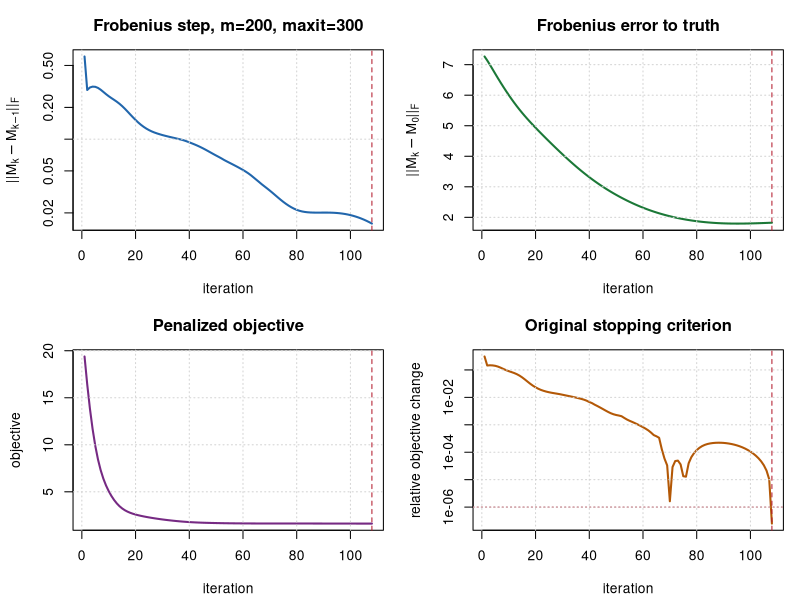
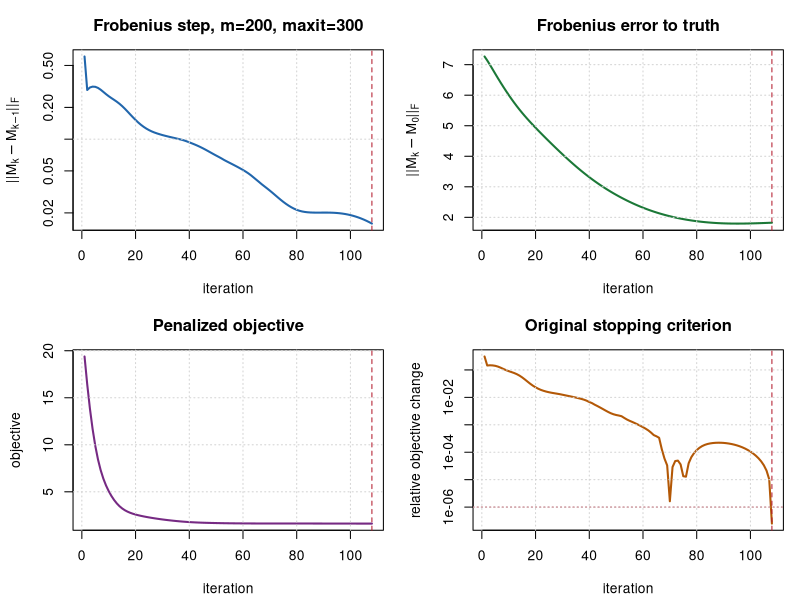

These figures' R source, in order:
# Trace nuclear_norm_initial convergence for the default maxit=300 setting.
#
# This standalone smoke test mirrors the proximal-gradient/FISTA loop used by
# nuclear_norm_initial() in
# simulation2_rank2_signal64_single_target3_scaledgd_multi_methods_unifdbsp_uniformcache_conditional_parallel_linear.R.
# It records per-iteration Frobenius diagnostics without sourcing the main
# simulation file, because that file runs the full simulation at load time.
#
# Outputs:
#   nuclear_norm_initial_convergence_history.csv
#   nuclear_norm_initial_convergence_summary.csv
#   config.txt
#   figures/fig_nuclear_norm_initial_convergence.pdf
#   figures/fig_nuclear_norm_initial_convergence.png
#
# Example:
#   Rscript R/test_nuclear_norm_initial_convergence.R
#   Rscript R/test_nuclear_norm_initial_convergence.R --sample-size=800 --nuclear-maxit=300

options(stringsAsFactors = FALSE)

args <- commandArgs(trailingOnly = TRUE)

get_arg <- function(name, default = NULL) {
  hit <- grep(paste0("^--", name, "="), args, value = TRUE)
  if (length(hit) == 0L) return(default)
  sub(paste0("^--", name, "="), "", hit[length(hit)])
}

parse_numeric_grid <- function(value) {
  out <- as.numeric(strsplit(value, ",", fixed = TRUE)[[1]])
  if (length(out) == 0L || any(!is.finite(out))) stop("Invalid numeric grid: ", value)
  out
}

mat_fnorm <- function(A) sqrt(sum(A * A))

ar1_cov <- function(d, rho) {
  idx <- seq_len(d)
  outer(idx, idx, function(i, j) rho^abs(i - j))
}

exchangeable_cov <- function(d, rho) {
  (1 - rho) * diag(d) + rho * matrix(1, d, d)
}

rand_orth <- function(n, k) {
  qr.Q(qr(matrix(rnorm(n * k), n, k)))[, seq_len(k), drop = FALSE]
}

make_truth <- function(p, q, rank0, signal) {
  U <- rand_orth(p, rank0)
  V <- rand_orth(q, rank0)
  if (length(signal) < rank0) {
    signal <- seq(signal[1], signal[1] * 0.7, length.out = rank0)
  }
  D <- diag(signal[seq_len(rank0)], nrow = rank0)
  list(M0 = U %*% D %*% t(V), U0 = U, V0 = V, D0 = D)
}

make_design_objects <- function(cfg) {
  Sigmap_raw <- if (cfg$design == "isotropic") diag(cfg$p) else ar1_cov(cfg$p, cfg$rho_p)
  Sigmaq_raw <- if (cfg$design == "isotropic") diag(cfg$q) else exchangeable_cov(cfg$q, cfg$rho_q)
  list(
    Sigmap = cfg$cov_scale * Sigmap_raw,
    Sigmaq = cfg$cov_scale * Sigmaq_raw,
    Sigmap_raw = Sigmap_raw,
    Sigmaq_raw = Sigmaq_raw
  )
}

make_xmat <- function(n, p, q, Sigmap, Sigmaq) {
  z <- matrix(rnorm(n * p * q), n, p * q)
  K <- kronecker(chol(Sigmaq), chol(Sigmap))
  z %*% K
}

generate_data <- function(n, truth, cfg, Sigmap, Sigmaq) {
  beta0 <- as.vector(truth$M0)
  xmat <- make_xmat(n, cfg$p, cfg$q, Sigmap, Sigmaq)
  eps <- cfg$sigma * rnorm(n)
  y <- as.vector(xmat %*% beta0 + eps)
  list(xmat = xmat, y = y, eps = eps)
}

svd_soft_threshold <- function(M, tau) {
  S <- svd(M)
  d <- pmax(S$d - tau, 0)
  keep <- which(d > 0)
  if (length(keep) == 0L) return(matrix(0, nrow(M), ncol(M)))
  S$u[, keep, drop = FALSE] %*% diag(d[keep], nrow = length(keep)) %*%
    t(S$v[, keep, drop = FALSE])
}

nuclear_norm_value <- function(M) {
  sum(svd(M, nu = 0, nv = 0)$d)
}

nuclear_ls_objective <- function(M, xmat, y, lambda) {
  resid <- as.vector(xmat %*% as.vector(M) - y)
  0.5 * mean(resid^2) + lambda * nuclear_norm_value(M)
}

estimate_lipschitz_ls <- function(xmat) {
  G <- crossprod(xmat) / nrow(xmat)
  L <- max(eigen((G + t(G)) / 2, symmetric = TRUE, only.values = TRUE)$values)
  if (!is.finite(L) || L <= 0) L <- 1
  L
}

rank_truncate <- function(M, rank0) {
  S <- svd(M, nu = rank0, nv = rank0)
  U <- S$u[, seq_len(rank0), drop = FALSE]
  V <- S$v[, seq_len(rank0), drop = FALSE]
  D <- diag(S$d[seq_len(rank0)], nrow = rank0)
  U %*% D %*% t(V)
}

nuclear_norm_initial_trace <- function(xmat, y, p, q, sigma, M_truth = NULL,
                                       lambda = "auto", lambda_factor = 1.0,
                                       maxit = 300, tol = 1e-6) {
  m <- nrow(xmat)
  if (lambda == "auto") {
    lambda_value <- lambda_factor * sigma * sqrt((p + q) / m)
  } else {
    lambda_value <- as.numeric(lambda)
    if (!is.finite(lambda_value) || lambda_value < 0) {
      stop("--nuclear-lambda must be 'auto' or a nonnegative number.")
    }
  }

  L <- estimate_lipschitz_ls(xmat)
  M_old <- matrix(0, p, q)
  Y <- M_old
  t_old <- 1
  obj_old <- nuclear_ls_objective(M_old, xmat, y, lambda_value)
  truth_norm <- if (is.null(M_truth)) NA_real_ else max(mat_fnorm(M_truth), .Machine$double.eps)
  history <- vector("list", maxit)
  converged <- FALSE
  iter <- 0L

  for (iter in seq_len(maxit)) {
    resid <- as.vector(xmat %*% as.vector(Y) - y)
    grad <- matrix(crossprod(xmat, resid) / m, p, q)
    M_new <- svd_soft_threshold(Y - grad / L, lambda_value / L)
    obj_new <- nuclear_ls_objective(M_new, xmat, y, lambda_value)

    rel_change <- abs(obj_old - obj_new) / (1 + abs(obj_old))
    step_frob <- mat_fnorm(M_new - M_old)
    rel_step_frob <- step_frob / (1 + mat_fnorm(M_old))
    truth_frob <- if (is.null(M_truth)) NA_real_ else mat_fnorm(M_new - M_truth)
    rel_truth_frob <- if (is.null(M_truth)) NA_real_ else truth_frob / truth_norm
    truth_mse <- if (is.null(M_truth)) NA_real_ else mean((M_new - M_truth)^2)
    svals <- svd(M_new, nu = 0, nv = 0)$d

    history[[iter]] <- data.frame(
      iter = iter,
      objective = obj_new,
      rel_objective_change = rel_change,
      step_frob = step_frob,
      rel_step_frob = rel_step_frob,
      truth_frob = truth_frob,
      rel_truth_frob = rel_truth_frob,
      truth_matrix_mse = truth_mse,
      rank_1e8 = sum(svals > 1e-8),
      rank_1e4 = sum(svals > 1e-4),
      converged = FALSE
    )

    if (is.finite(rel_change) && rel_change < tol) {
      converged <- TRUE
      history[[iter]]$converged <- TRUE
      M_old <- M_new
      obj_old <- obj_new
      break
    }

    t_new <- (1 + sqrt(1 + 4 * t_old^2)) / 2
    Y <- M_new + ((t_old - 1) / t_new) * (M_new - M_old)
    M_old <- M_new
    t_old <- t_new
    obj_old <- obj_new
  }

  history <- do.call(rbind, history[seq_len(iter)])
  svals <- svd(M_old, nu = 0, nv = 0)$d
  list(
    M = M_old,
    lambda = lambda_value,
    lipschitz = L,
    iter = iter,
    converged = converged,
    objective = obj_old,
    history = history,
    rank_1e8 = sum(svals > 1e-8),
    rank_1e4 = sum(svals > 1e-4),
    singular_values = svals
  )
}

plot_convergence <- function(history, cfg, fit, pdf_file, png_file) {
  draw <- function() {
    op <- par(mfrow = c(2, 2), mar = c(4.2, 4.4, 3.0, 1.0))
    on.exit(par(op), add = TRUE)

    main_suffix <- paste0("m=", cfg$sample_size, ", maxit=", cfg$nuclear_maxit)
    stop_iter <- if (fit$converged) fit$iter else NA_integer_

    plot(history$iter, pmax(history$step_frob, .Machine$double.eps),
         type = "l", log = "y", lwd = 2, col = "#2166AC",
         xlab = "iteration", ylab = expression("||" * M[k] - M[k-1] * "||"[F]),
         main = paste("Frobenius step,", main_suffix))
    grid()
    if (is.finite(stop_iter)) abline(v = stop_iter, lty = 2, col = "#B2182B")

    plot(history$iter, history$truth_frob,
         type = "l", lwd = 2, col = "#1B7837",
         xlab = "iteration", ylab = expression("||" * M[k] - M[0] * "||"[F]),
         main = "Frobenius error to truth")
    grid()
    if (is.finite(stop_iter)) abline(v = stop_iter, lty = 2, col = "#B2182B")

    plot(history$iter, history$objective,
         type = "l", lwd = 2, col = "#762A83",
         xlab = "iteration", ylab = "objective",
         main = "Penalized objective")
    grid()
    if (is.finite(stop_iter)) abline(v = stop_iter, lty = 2, col = "#B2182B")

    plot(history$iter, pmax(history$rel_objective_change, .Machine$double.eps),
         type = "l", log = "y", lwd = 2, col = "#B35806",
         xlab = "iteration", ylab = "relative objective change",
         main = "Original stopping criterion")
    abline(h = cfg$nuclear_tol, lty = 3, col = "#B2182B")
    grid()
    if (is.finite(stop_iter)) abline(v = stop_iter, lty = 2, col = "#B2182B")
  }

  pdf(pdf_file, width = 9, height = 7)
  draw()
  dev.off()

  png(png_file, width = 1400, height = 1050, res = 150)
  draw()
  dev.off()
}

cfg <- list(
  seed = as.integer(get_arg("seed", "20260527")),
  p = as.integer(get_arg("p", "10")),
  q = as.integer(get_arg("q", "10")),
  rank = as.integer(get_arg("rank", "2")),
  sigma = as.numeric(get_arg("sigma", "0.5")),
  signal = parse_numeric_grid(get_arg("signal", "6.0,4.4")),
  design = get_arg("design", "kronecker"),
  rho_p = as.numeric(get_arg("rho-p", "0.8")),
  rho_q = as.numeric(get_arg("rho-q", "0.7")),
  cov_scale = as.numeric(get_arg("cov-scale", "1.0")),
  sample_size = as.integer(get_arg("sample-size", get_arg("m", "200"))),
  nuclear_lambda = get_arg("nuclear-lambda", "auto"),
  nuclear_lambda_factor = as.numeric(get_arg("nuclear-lambda-factor", "1.0")),
  nuclear_maxit = as.integer(get_arg("nuclear-maxit", "300")),
  nuclear_tol = as.numeric(get_arg("nuclear-tol", "1e-6")),
  reference_maxit = as.integer(get_arg("reference-maxit", "1000")),
  reference_tol = as.numeric(get_arg("reference-tol", "0")),
  out_root = normalizePath(
    get_arg("out-root", file.path("0608result", "nuclear_norm_initial_convergence_test")),
    winslash = "/", mustWork = FALSE
  )
)

if (!cfg$design %in% c("isotropic", "kronecker")) stop("--design must be isotropic or kronecker.")
if (cfg$p < 1L || cfg$q < 1L) stop("p and q must be positive integers.")
if (cfg$rank < 1L || cfg$rank > min(cfg$p, cfg$q)) stop("Invalid rank.")
if (length(cfg$signal) != cfg$rank) stop("--signal length must equal --rank.")
if (!is.finite(cfg$sigma) || cfg$sigma < 0) stop("--sigma must be nonnegative.")
if (!is.finite(cfg$cov_scale) || cfg$cov_scale <= 0) stop("--cov-scale must be positive.")
if (cfg$sample_size < 2L) stop("--sample-size must be at least 2.")
if (!is.finite(cfg$nuclear_lambda_factor) || cfg$nuclear_lambda_factor <= 0) {
  stop("--nuclear-lambda-factor must be positive.")
}
if (cfg$nuclear_maxit < 1L) stop("--nuclear-maxit must be positive.")
if (!is.finite(cfg$nuclear_tol) || cfg$nuclear_tol <= 0) stop("--nuclear-tol must be positive.")
if (cfg$reference_maxit < cfg$nuclear_maxit) {
  stop("--reference-maxit must be at least --nuclear-maxit.")
}
if (!is.finite(cfg$reference_tol) || cfg$reference_tol < 0) {
  stop("--reference-tol must be nonnegative.")
}

dir.create(cfg$out_root, recursive = TRUE, showWarnings = FALSE)
dir.create(file.path(cfg$out_root, "figures"), recursive = TRUE, showWarnings = FALSE)

message("Generating one test data set...")
set.seed(cfg$seed)
truth <- make_truth(cfg$p, cfg$q, cfg$rank, cfg$signal)
design <- make_design_objects(cfg)
dat <- generate_data(cfg$sample_size, truth, cfg, design$Sigmap, design$Sigmaq)

message("Tracing nuclear_norm_initial with maxit=", cfg$nuclear_maxit, "...")
fit <- nuclear_norm_initial_trace(
  dat$xmat, dat$y, p = cfg$p, q = cfg$q, sigma = cfg$sigma,
  M_truth = truth$M0,
  lambda = cfg$nuclear_lambda,
  lambda_factor = cfg$nuclear_lambda_factor,
  maxit = cfg$nuclear_maxit,
  tol = cfg$nuclear_tol
)

ref_fit <- NULL
if (cfg$reference_maxit > cfg$nuclear_maxit) {
  message("Computing reference run with maxit=", cfg$reference_maxit,
          " and tol=", cfg$reference_tol, "...")
  ref_fit <- nuclear_norm_initial_trace(
    dat$xmat, dat$y, p = cfg$p, q = cfg$q, sigma = cfg$sigma,
    M_truth = truth$M0,
    lambda = cfg$nuclear_lambda,
    lambda_factor = cfg$nuclear_lambda_factor,
    maxit = cfg$reference_maxit,
    tol = cfg$reference_tol
  )
}

history <- fit$history
final <- history[nrow(history), , drop = FALSE]
M_rank <- rank_truncate(fit$M, cfg$rank)
truth_norm <- max(mat_fnorm(truth$M0), .Machine$double.eps)

summary_df <- data.frame(
  seed = cfg$seed,
  sample_size = cfg$sample_size,
  p = cfg$p,
  q = cfg$q,
  rank = cfg$rank,
  sigma = cfg$sigma,
  signal = paste(cfg$signal, collapse = ","),
  design = cfg$design,
  cov_scale = cfg$cov_scale,
  nuclear_maxit = cfg$nuclear_maxit,
  nuclear_tol = cfg$nuclear_tol,
  nuclear_lambda = fit$lambda,
  lipschitz = fit$lipschitz,
  iter = fit$iter,
  converged = fit$converged,
  hit_maxit = fit$iter >= cfg$nuclear_maxit && !fit$converged,
  final_objective = fit$objective,
  final_rel_objective_change = final$rel_objective_change,
  final_step_frob = final$step_frob,
  final_rel_step_frob = final$rel_step_frob,
  final_truth_frob = mat_fnorm(fit$M - truth$M0),
  final_rel_truth_frob = mat_fnorm(fit$M - truth$M0) / truth_norm,
  final_rank_truncated_truth_frob = mat_fnorm(M_rank - truth$M0),
  rank_1e8 = fit$rank_1e8,
  rank_1e4 = fit$rank_1e4,
  reference_maxit = cfg$reference_maxit,
  reference_tol = cfg$reference_tol,
  reference_iter = if (is.null(ref_fit)) NA_integer_ else ref_fit$iter,
  reference_converged = if (is.null(ref_fit)) NA else ref_fit$converged,
  frob_diff_vs_reference = if (is.null(ref_fit)) NA_real_ else mat_fnorm(fit$M - ref_fit$M),
  rel_frob_diff_vs_reference = if (is.null(ref_fit)) NA_real_ else mat_fnorm(fit$M - ref_fit$M) / truth_norm,
  objective_gap_vs_reference = if (is.null(ref_fit)) NA_real_ else fit$objective - ref_fit$objective
)

history_file <- file.path(cfg$out_root, "nuclear_norm_initial_convergence_history.csv")
summary_file <- file.path(cfg$out_root, "nuclear_norm_initial_convergence_summary.csv")
config_file <- file.path(cfg$out_root, "config.txt")
fig_pdf <- file.path(cfg$out_root, "figures", "fig_nuclear_norm_initial_convergence.pdf")
fig_png <- file.path(cfg$out_root, "figures", "fig_nuclear_norm_initial_convergence.png")

write.csv(history, history_file, row.names = FALSE)
write.csv(summary_df, summary_file, row.names = FALSE)
config_lines <- vapply(
  names(cfg),
  function(nm) paste(nm, paste(cfg[[nm]], collapse = ","), sep = " = "),
  character(1)
)
writeLines(config_lines, config_file)
plot_convergence(history, cfg, fit, fig_pdf, fig_png)

message("Done.")
message("Summary: ", summary_file)
message("History: ", history_file)
message("Figure: ", fig_pdf)
print(summary_df)
